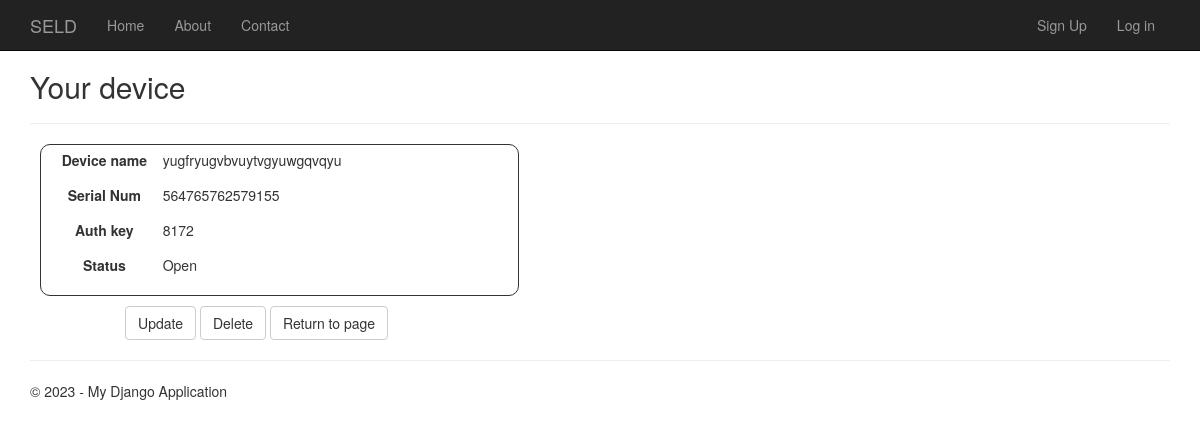
The app's page /your_device/46/ with its own data.
### app/models.py (models this page shows, shortened)
class DeviceModel(models.Model):
    device_name = models.CharField(max_length=255)
    serial_num = models.CharField(max_length=255)
    auth_key = models.IntegerField(null=False)
    status = models.CharField(max_length=10, default="Close")
    user = UserForeignKey(auto_user_add=True)
    objects = models.Manager()

### app/views.py (the view)
class DeviceDetailView(DetailView):
    model = DeviceModel
    template_name = 'app/your_device.html'
    context_object_name = 'data'

### app/templates/app/your_device.html
{% extends 'app/layout.html'%}
{% block content %}
<h2>Your device</h2>
<hr />
<div class="block-form">
    <div class="form-group">
        <label class="col-md-3 lining control-label">Device name</label>
        <div class="col-md-20">
            {{ data.device_name }}
        </div>
    </div>
    <div class="form-group">
        <label class="col-md-3 lining control-label">Serial Num</label>
        <div class="col-md-20">
            {{ data.serial_num }}
        </div>
    </div>
    <div class="form-group">
        <label class="col-md-3 lining control-label">Auth key</label>
        <div class="col-md-20">
            {{ data.auth_key }}
        </div>
    </div>
    <div class="form-group">
        <label class="col-md-3 lining control-label">Status</label>
        <div class="col-md-20">
            {{ data.status }}
        </div>
    </div>
</div>
<div>
    <a href="{% url 'update_form' data.id %}" class="col-md-offset-1 btn btn-default">Update</a>
    <a href="{% url 'delete_form' data.id %}" class="col-md-offset btn btn-default">Delete</a>
    <a href="{% url 'devices' %}" class="col-md-offset btn btn-default">Return to page</a>
</div>
{% endblock %}

### app/static/app/content/site.css (style rules this page uses)
body { padding-top: 50px; padding-bottom: 20px; }

### app/static/app/content/style.css (style rules this page uses)
.lining { text-align: center; }
.block-form { border-radius: 10px; border: 1px solid; padding: 5px; width: 42%; margin: 10px; }

### records on screen
DeviceModel: device_name "yugfryugvbvuytvgyuwgqvqyu", serial_num "564765762579155", auth_key "8172", status "Open"

### other values on screen
{{ year }} "2023"
